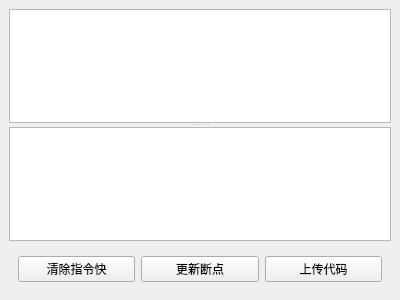
<?xml version="1.0" encoding="UTF-8"?>
<ui version="4.0">
 <class>InteractionWidget</class>
 <widget class="QWidget" name="InteractionWidget">
  <property name="geometry">
   <rect>
    <x>0</x>
    <y>0</y>
    <width>400</width>
    <height>300</height>
   </rect>
  </property>
  <property name="windowTitle">
   <string>Form</string>
  </property>
  <layout class="QVBoxLayout" name="verticalLayout">
   <property name="spacing">
    <number>0</number>
   </property>
   <property name="leftMargin">
    <number>0</number>
   </property>
   <property name="topMargin">
    <number>0</number>
   </property>
   <property name="rightMargin">
    <number>0</number>
   </property>
   <property name="bottomMargin">
    <number>0</number>
   </property>
   <item>
    <widget class="QWidget" name="Interaction_Widget" native="true">
     <layout class="QVBoxLayout" name="verticalLayout_2">
      <item>
       <widget class="QSplitter" name="splitter">
        <property name="orientation">
         <enum>Qt::Vertical</enum>
        </property>
        <widget class="QPlainTextEdit" name="plainTextEdit"/>
        <widget class="QPlainTextEdit" name="plainTextEdit_2"/>
       </widget>
      </item>
      <item>
       <widget class="QWidget" name="widget_2" native="true">
        <layout class="QHBoxLayout" name="horizontalLayout">
         <item>
          <widget class="QPushButton" name="clearButton">
           <property name="text">
            <string>清除指令快</string>
           </property>
          </widget>
         </item>
         <item>
          <widget class="QPushButton" name="updateBreakButton">
           <property name="text">
            <string>更新断点</string>
           </property>
          </widget>
         </item>
         <item>
          <widget class="QPushButton" name="updateCodeButton">
           <property name="text">
            <string>上传代码</string>
           </property>
          </widget>
         </item>
        </layout>
       </widget>
      </item>
     </layout>
    </widget>
   </item>
  </layout>
 </widget>
 <resources/>
 <connections/>
</ui>
